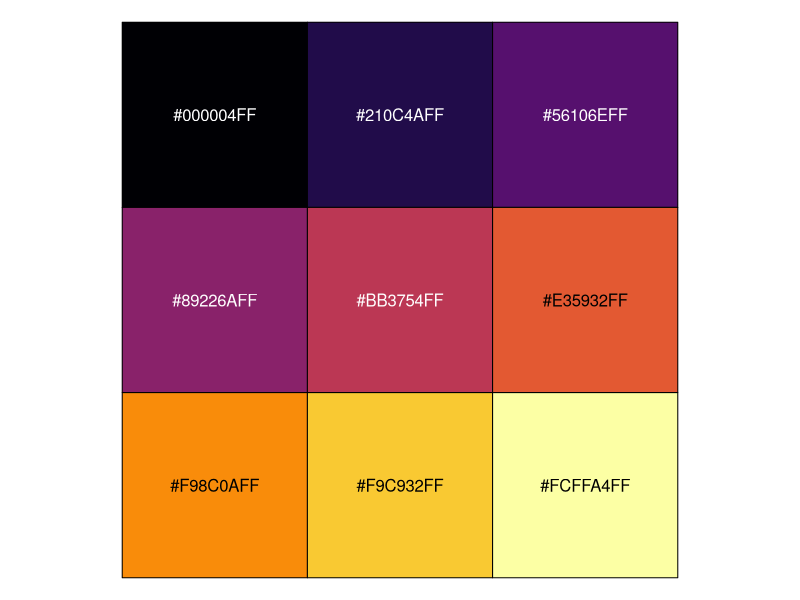
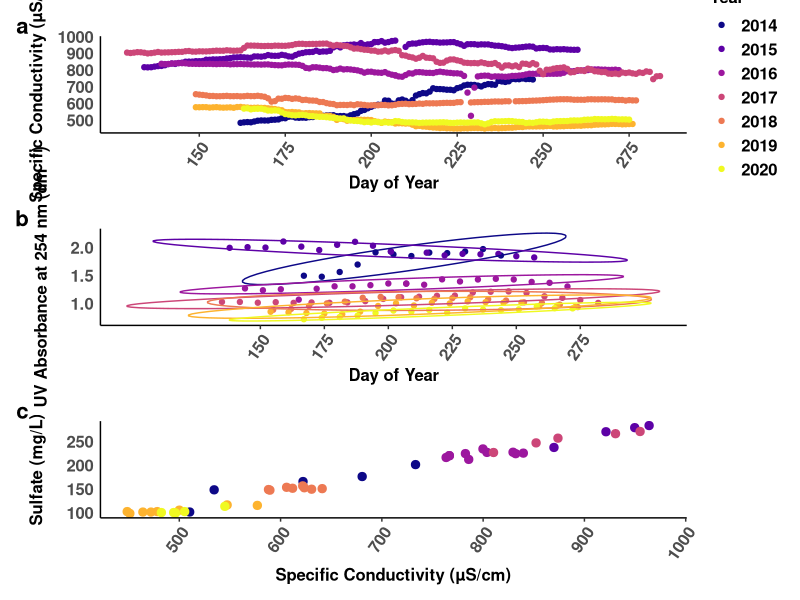

These figures' R source, in order:

library(tidyverse)
library(here)
library(patchwork)
library(scales)
library(viridis)

show_col(viridis_pal(option = "B")(9))


all_dat <- read_csv(here('data/processed_data', 'BP_all_June72022.csv'))


#UV 254 plot by DOY 
UV254 <- ggplot(all_dat, aes(DOY, UV_254, colour = factor(Year))) +
  geom_point() + stat_ellipse() + 
  #geom_point(data = mean_UV254, aes(x = mean_DOY, y = mean_UV254), size = 5)+
  scale_colour_viridis_d(option = "plasma", direction = 1) + 
  scale_x_continuous(breaks = c(150, 175, 200, 225, 250, 275)) + 
  labs(colour = "Year") + 
  labs(x = "Day of Year", y = expression(bold("UV Absorbance at 254 nm"~(dm^-1))))+ 
  theme(axis.text.x = element_text(angle=55, hjust=1, vjust=1, face = "bold", size = 12),
        axis.text.y = element_text(face = "bold", size = 12),
        axis.title.x = element_text(face = "bold", size =12),
        axis.title.y = element_text(face = "bold", size = 12),
        panel.grid.major = element_blank(),
        panel.grid.minor = element_blank(),
        axis.ticks.y = element_blank(),
        axis.line = element_line(),
        legend.position = "none",
        panel.background = element_blank())



#SpCond plot by DOY 
SpCond <- ggplot(all_dat, aes(DOY, SpCondShallow, colour = factor(Year))) +
  geom_point() + #stat_ellipse() + 
  scale_colour_viridis_d(option = "plasma", direction = 1) + 
  scale_x_continuous(breaks = c(150, 175, 200, 225, 250, 275)) + 
  labs(colour = "Year") + 
  labs(x = "Day of Year", y = "Specific Conductivity (µS/cm)")+
  theme(axis.text.x = element_text(angle=55, hjust=1, vjust=1, face = "bold", size = 12),
        axis.text.y = element_text(face = "bold", size = 12),
        axis.title.x = element_text(face = "bold", size =12),
        axis.title.y = element_text(face = "bold", size = 12),
        panel.grid.major = element_blank(),
        panel.grid.minor = element_blank(),
        axis.ticks.y = element_blank(),
        axis.line = element_line(),
        legend.text = element_text(face = "bold", size = 12),
        legend.title = element_text(face = "bold", size =12),
        panel.background = element_blank())


#Sulfate vs Conductivity plot 
mean_sulph <- all_dat %>% group_by(Year) %>% summarise("mean_Sulphate" = mean(Sulphate, na.rm = TRUE),
                                                       "mean_SpCondShallow" = mean(SpCondShallow, na.rm = TRUE)) 

Sulph <- ggplot(all_dat, aes(SpCondShallow, Sulphate, colour = factor(Year))) +
  geom_point(size = 2.5) + 
  #not run (adds arrows and centroids indicating direction of change)
  #geom_curve(aes(x = 607.4092, y = 158.0400, xend = 912.7121, yend = 266.8500), colour = "#0D0887FF", curvature = .8,  size = 1, arrow = arrow(angle = 30, type = "closed", length = unit(0.20, "inches"))) +
  #geom_curve(aes(x = 912.7121, y = 266.8500, xend = 796.1487, yend = 222.4800), colour = "#5D01A6FF", curvature = 0.75, size = 1, arrow = arrow(angle = 30, type = "closed", length = unit(0.20, "inches"))) +
  #geom_curve(aes(x = 796.1487, y = 222.4800, xend = 873.6846, yend = 252.8800), colour = "#9C179EFF", curvature = 0.75, size = 1, arrow = arrow(angle = 30, type = "closed", length = unit(0.20, "inches"))) +
  #geom_curve(aes(x = 873.6846, y = 252.8800, xend = 614.8507, yend = 150.8125), colour = "#CC4678FF", curvature = 1.25, size = 1,  arrow = arrow(angle = 30, type = "closed", length = unit(0.20, "inches"))) +
  #geom_curve(aes(x = 614.8507, y = 150.8125, xend = 497.7493, yend = 105.0000), colour = "#ED7953FF", curvature = -0.75, size =1, arrow = arrow(angle = 30, type = "closed", length = unit(0.20, "inches"))) +
  #geom_curve(aes(x = 497.7493, y = 105.0000, xend = 502.8972, yend = 102.8000), colour = "#FDB32FFF", arrow = arrow(angle = 30, type = "closed", length = unit(0.20, "inches"))) +
  #geom_point(data = mean_sulph, aes(x = mean_SpCondShallow, y = mean_Sulphate), size = 5, colour = "black")+
  #geom_point(data = mean_sulph, aes(x = mean_SpCondShallow, y = mean_Sulphate), size = 3.5)+
  scale_colour_viridis_d(option = "plasma", direction = 1) + 
  labs(colour = "Year") + 
  labs(x ="Specific Conductivity (µS/cm)", y = "Sulfate (mg/L)") +
  theme(axis.text.x = element_text(angle=55, hjust=1, vjust=1, face = "bold", size = 12),
        axis.text.y = element_text(face = "bold", size = 12),
        axis.title.x = element_text(face = "bold", size =12),
        axis.title.y = element_text(face = "bold", size = 12),
        panel.grid.major = element_blank(),
        panel.grid.minor = element_blank(),
        axis.ticks.y = element_blank(),
        axis.line = element_line(),
        legend.position = "none",
        panel.background = element_blank())

#Figure 6
SpCond / UV254 / Sulph + plot_annotation(tag_levels = 'a') & theme(plot.tag = element_text(face = "bold", size = 16))